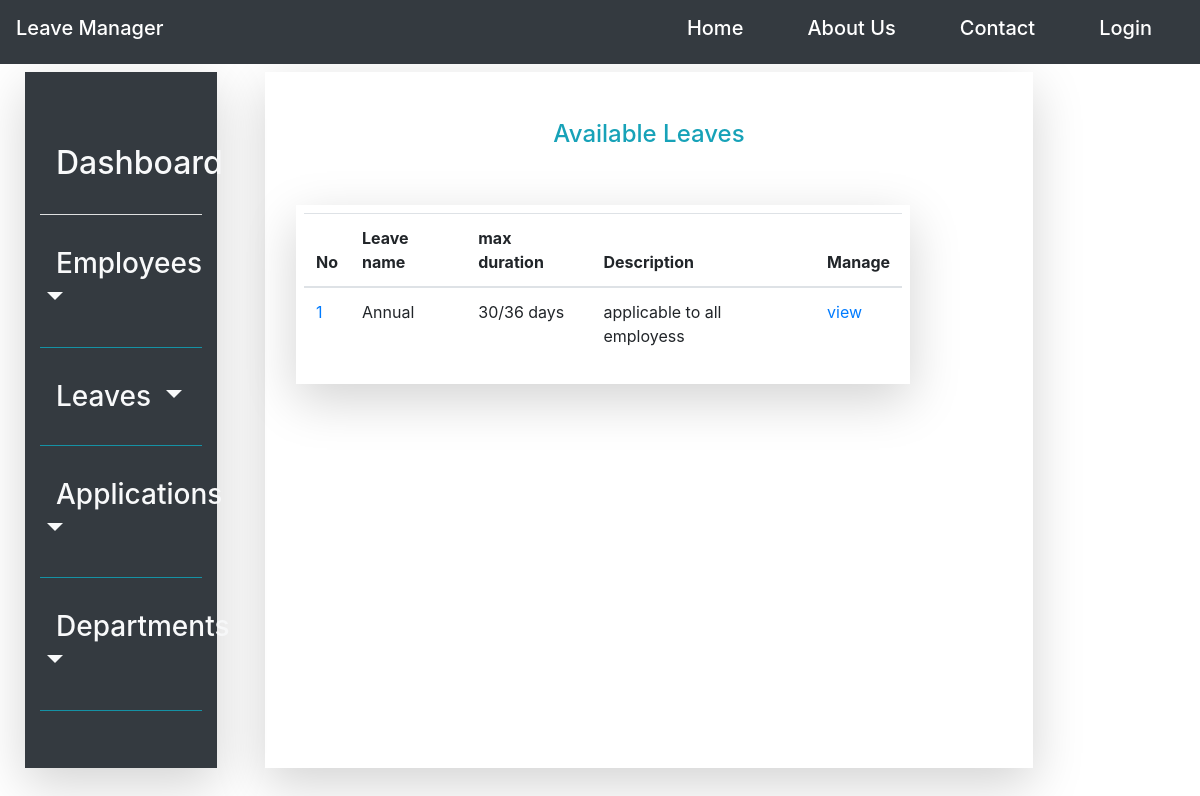
Page /leave/list on the committed database.
### leave_management_app/models.py (models this page shows, shortened)
class Leave_type(models.Model):
    leave_type_name = models.CharField(choices=leave_category_list, max_length=30)
    leave_duration = models.CharField(default='30/36 days', max_length=30)
    leave_type_description = models.TextField()

### leave_management_app/views.py (the view)
# urls.py: path('leave/list', LeaveListView.as_view(), name='leave_list'),
class LeaveListView(ListView):
    model = Leave_type
    context_object_name = 'leaves'
    template_name = 'leave_type_list.html'

### leave_management_app/templates/leave_management_app/leave_type_list.html (shortened to what this page needs)
{%extends 'leave_management_app/base.html'%}
    {%block content%}
<div class="row p-4" style="height: 95vh; width: 100%; background-color: white; background-attachment: fixed;">
        {%block navbar%}
            {%include 'navigation/sidenav.html'%}
        {%endblock navbar%}
    <div class="col-lg-8 mt-3 ml-5 shadow-lg">
        <div class="py-5 text-center"><label class="text-info h4">Available Leaves</label></div>
            <div class="row ml-3">
        <div class="col-md-10 p-2 shadow-lg">
            <table class="table">
              <thead>
                <tr>
                  <th scope="col">No</th>
                  <th scope="col">Leave name</th>
                  <th scope="col">max duration</th>
                  <th scope="col">Description</th>
                  <th scope="col">Manage</th>
                </tr>
              </thead>
              <tbody>
              {%for leave in leaves %}
                <tr>
                  <td><a href="#">{{leave.id}}</a></td>
                  <td>{{leave.leave_type_name}}</td>
                  <td>{{leave.leave_duration}}</td>
                  <td>{{leave.leave_type_description}}</td>
                  <td><a class="" href="{%url 'leave_detail' leave.id%}">view</a></td>
                </tr>
                {% endfor %}
              </tbody>
            </table>
        </div>
    </div>
    </div>
</div>
    {%endblock content%}

### rows in the picture
Leave_type: id "1", leave_type_name "Annual", leave_duration "30/36 days", leave_type_description "applicable to all employess"
